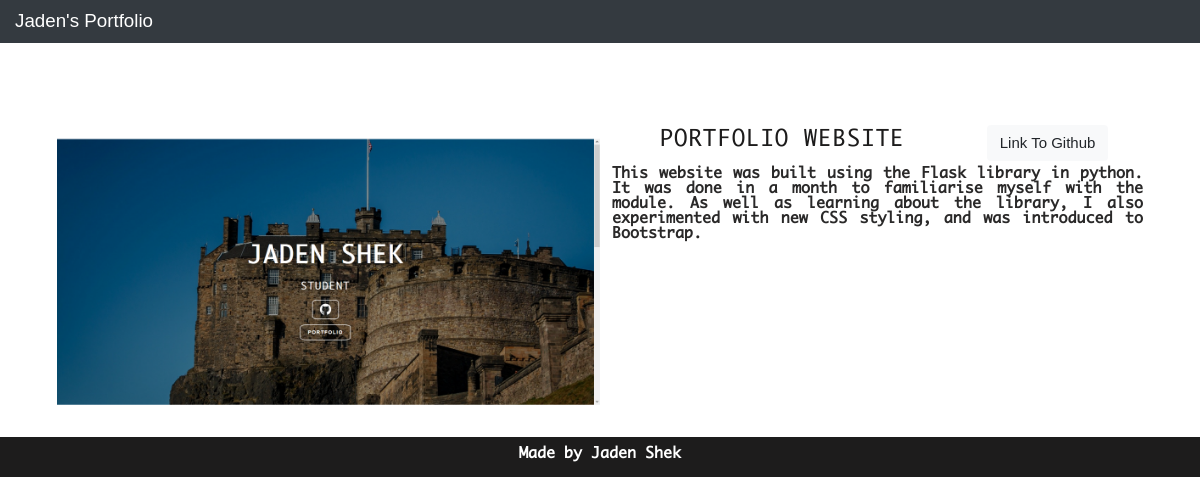
/projects/1, run on the app's committed database.
### portfolio_app/models.py (models this page shows, shortened)
class User(UserMixin,db.Model):
    __tablename__ = 'users'
    id = db.Column(db.Integer, primary_key=True)
    username = db.Column(db.String(64), index=True, unique=True)
    password_hash = db.Column(db.String(128))
    alias = db.Column(db.String(50))
    profile_pic=db.Column(db.String(128),default='default.png')
    roles = db.relationship('Roles', secondary=user_roles, backref = db.backref("user_roles", lazy=True))

class Portfolio_Media(db.Model):
    id = db.Column(db.Integer, primary_key=True)
    thumbnail = db.Column(db.String(64), index=True, unique=True, nullable=True)
    project_id = db.Column(db.Integer, db.ForeignKey('portfolio.id'))

class Portfolio(db.Model):
    __tablename__ = 'portfolio'
    id = db.Column(db.Integer, primary_key=True)
    title = db.Column(db.String(64), index=True, unique=True)
    description = db.Column(db.String(2000), index=True)
    github_link = db.Column(db.String(64), index=True, unique=True)
    author = db.Column(db.Integer, db.ForeignKey('users.id'))
    tags = db.relationship('Portfolio_tags', secondary=project_tags, backref = db.backref("project_tags", lazy=True))
    thumbnails = db.relationship("Portfolio_Media", backref="media", lazy='dynamic')

### portfolio_app/users/routes.py (the view)
@users.route('/projects/<int:project_id>')
def project(project_id):
    project = Portfolio.query.get_or_404(project_id)
    my_projects = get_projects(project)
    user = User.query.first()
    print(project.thumbnails)
    return render_template('project.html', title=project.title, project = my_projects,user=user)

### portfolio_app/app_functions/info.py (called while the page is built, shortened)
def get_projects(projects):
    thumbnails = [media for media in projects.thumbnails]
    return Project(projects.id,projects.title,projects.description,projects.github_link,thumbnails,projects.author)

### portfolio_app/templates/project.html (shortened to what this page needs)
{% extends 'layout.html' %}
{% from "macros.html" import display_project with context %}
{% block content %}
<section id='my_projects' class = 'container'>
    <div class = 'anchor_grid'>
        <a id = "projects" class='nav-skip' href = '' height='5vh'></a>
        <div class="content" style='width:100%'>
            {{display_project(project)}}
        </div>
    </div>
</section>
{% endblock content %}

### portfolio_app/templates/layout.html (shortened to what this page needs)
<!DOCTYPE html>
<html lang="en">
<head>
    <link rel="stylesheet" href="https://stackpath.bootstrapcdn.com/bootstrap/4.5.2/css/bootstrap.min.css">
    <link rel="stylesheet" href="https://maxcdn.bootstrapcdn.com/bootstrap/4.0.0/css/bootstrap.min.css">
    <link rel="stylesheet" href="{{url_for('static', filename = 'css/styles.css')}}">
  </head>
  <body data-spy="scroll" data-target=".navbar-custom" data-offset="0">
    <nav class="navbar sticky-top navbar-custom navbar-expand-lg navbar-dark bg-dark">
      <a class="navbar-brand" href="{{ url_for('main.index') }}">{{ user.alias.split()[0] }}'s Portfolio</a>
    </nav>
    {%block content%}{% endblock %}
  </body>
  <footer>
    <div class="container">
          <p>Made by Jaden Shek</p>
    </div>
  </footer>
  </html>

### portfolio_app/templates/macros.html (shortened to what this page needs)
{% macro display_project(project) %}
<div class="work row">
    <div class="image">
        {% if project.thumbnails %}
            {% if (project.thumbnails)|count > 1 %}
            <div class="carousel slide" data-ride="carousel">
                <div class="carousel-inner">
                <div class="carousel-item active image_item" data-interval='5000'>
                    <img src="{{ url_for('static', filename='thumbnails/'+project.thumbnails[0].thumbnail) }}" alt="Work image">
                </div>
                </div>
            </div>
            {% else %}
            <img src="{{ url_for('static', filename='thumbnails/'+project.thumbnails[0].thumbnail) }}" alt="Work image" width='100%' height='auto'>
            {% endif %}
        {% else %}
        <img src="{{ url_for('static', filename='thumbnails/default.jpg') }}" alt="Work image" width='100%' height='auto'>
        {% endif %}
    </div>
    <div class="work_content">
        <div class='work_heading'>
            <a class='btn btn-heading' href="{{url_for('users.project',project_id=project.id)}}"><h4>{{project.title}}</h4></a>
            <a class='btn btn-light' href="{{project.github_link}}">Link To Github</a>
        </div>
        <p>{{project.description}}</p>
    </div>
</div>
{% endmacro %}

### portfolio_app/static/css/styles.css (style rules this page uses)
* { box-sizing: border-box; }
html, body { padding: 0; margin: 0; font-family: Arial, Helvetica, sans-serif; font-size: 15px; line-height: 1; font-weight: 400; border: none; color: #2a2929; text-align: center; }
body { position: relative; }
h1, h2, h3, h4, h5, h6 { font-family: 'Monaco', 'Courier New', Courier, monospace; text-transform: uppercase; font-weight: 500; color: #1d1c1c; margin-top: 0; letter-spacing: 0.9px; text-align: center; }
p { font-size: 15px; font-family: 'Monaco', sans-serif; font-weight: 600; }
.content { text-align: justify; width: 100%; }
nav { text-align: center; position: -webkit-sticky; }
.anchor_grid { display: grid; grid-template-rows: auto; grid-template-areas: 'anchor' 'content'; }
.anchor_grid .nav-skip { grid-area: anchor; height: 8vh; width: 100%; }
.anchor_grid .content { grid-area: content; width: 100vw; }
#my_projects { display: flex; flex-direction: column; width: 100%; }
#my_projects .work { display: grid; grid-template-columns: 50% 50%; grid-template-rows: auto; grid-template-areas: 'image content'; margin: 1vw; }
#my_projects .image img { max-height: 720px; max-width: 1280px; height: auto; width: 100%; }
.work_heading { display: flex; height: auto; }
.work_heading a { margin: auto; height: 100%; }
.work .work_content { margin-left: 1vw; }
footer { display: flex; height: 5vh; background-color: #1d1c1c; color: white; justify-content: space-around; align-items: center; }
footer .container { position: relative; top: 50%; -webkit-transform: translateY(-50%); -ms-transform: translateY(-50%); transform: translateY(-50%); text-align: center; }

### data on the page
User: alias "Jaden"
Portfolio_Media: thumbnail (picture)
Portfolio: title "PORTFOLIO WEBSITE", description "This website was built using the Flask library in python. It was done in a month to familiarise myself with the module. As well as learning about the library, I also experimented with new CSS styling, and was introduced to Bootstrap."
